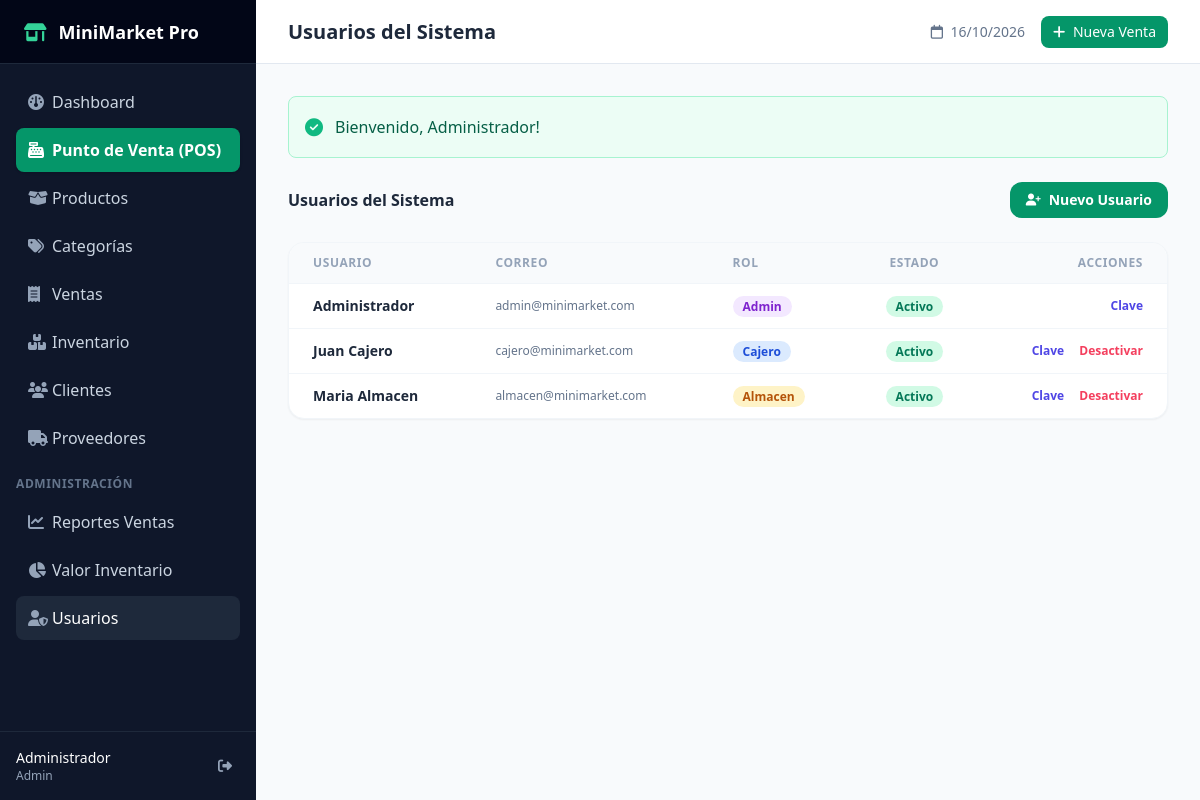
The app's page /users (signed in) with its own data.
### tables this page shows
CREATE TABLE `users` (
  `id`           INT UNSIGNED NOT NULL AUTO_INCREMENT,
  `name`         VARCHAR(100) NOT NULL,
  `email`        VARCHAR(150) NOT NULL UNIQUE,
  `password`     VARCHAR(255) NOT NULL,
  `role`         ENUM('admin','cajero','almacen') NOT NULL DEFAULT 'cajero',
  `is_active`    TINYINT(1) NOT NULL DEFAULT 1,
  `created_at`   TIMESTAMP NOT NULL DEFAULT CURRENT_TIMESTAMP,
  `updated_at`   TIMESTAMP NOT NULL DEFAULT CURRENT_TIMESTAMP ON UPDATE CURRENT_TIMESTAMP,
  PRIMARY KEY (`id`),
  INDEX `idx_email` (`email`),
  INDEX `idx_role`  (`role`)
);

### app/Views/users/index.php (the view, shortened to what the rows shown need)
<div class="space-y-6" x-data="{ openPassModal: false, selectedUserId: null }">
    <div class="flex items-center justify-between">
        <h2 class="text-base font-bold text-slate-800">Usuarios del Sistema</h2>
        <a href="/users/create" class="bg-emerald-600 hover:bg-emerald-500 text-white px-4 py-2 rounded-xl text-sm font-semibold transition flex items-center space-x-2">
            <i class="fa-solid fa-user-plus text-xs"></i>
            <span>Nuevo Usuario</span>
        </a>
    </div>
    <div class="bg-white rounded-2xl border border-slate-100 shadow-sm overflow-hidden">
        <table class="w-full text-left text-sm">
            <thead class="bg-slate-50 border-b border-slate-100 text-xs text-slate-400 uppercase tracking-wider">
                <tr>
                    <th class="py-3 px-6">Usuario</th>
                    <th class="py-3 px-6">Correo</th>
                    <th class="py-3 px-6">Rol</th>
                    <th class="py-3 px-6 text-center">Estado</th>
                    <th class="py-3 px-6 text-right">Acciones</th>
                </tr>
            </thead>
            <tbody class="divide-y divide-slate-100">
                <?php foreach ($users as $u): ?>
                    <tr class="hover:bg-slate-50 transition">
                        <td class="py-3 px-6 font-semibold text-slate-800"><?= htmlspecialchars($u['name']) ?></td>
                        <td class="py-3 px-6 text-slate-500 text-xs"><?= htmlspecialchars($u['email']) ?></td>
                        <td class="py-3 px-6">
                            <span class="px-2.5 py-0.5 rounded-full text-xs font-semibold capitalize <?= $u['role'] === 'admin' ? 'bg-purple-100 text-purple-700' : ($u['role'] === 'cajero' ? 'bg-blue-100 text-blue-700' : 'bg-amber-100 text-amber-700') ?>">
                                <?= htmlspecialchars($u['role']) ?>
                            </span>
                        </td>
                        <td class="py-3 px-6 text-center">
                            <span class="px-2.5 py-0.5 rounded-full text-xs font-semibold <?= $u['is_active'] ? 'bg-emerald-100 text-emerald-700' : 'bg-slate-100 text-slate-400' ?>">
                                <?= $u['is_active'] ? 'Activo' : 'Inactivo' ?>
                            </span>
                        </td>
                        <td class="py-3 px-6 text-right space-x-3 text-xs font-semibold">
                            <button @click="openPassModal = true; selectedUserId = <?= $u['id'] ?>" class="text-indigo-600 hover:text-indigo-800">
                                Clave
                            </button>
                            <?php if ($u['id'] !== Auth::id()): ?>
                                <form action="/users/<?= $u['id'] ?>/toggle" method="POST" class="inline">
                                    <button type="submit" class="<?= $u['is_active'] ? 'text-rose-500 hover:text-rose-700' : 'text-emerald-600 hover:text-emerald-800' ?>">
                                        <?= $u['is_active'] ? 'Desactivar' : 'Activar' ?>
                                    </button>
                                </form>
                            <?php endif; ?>
                        </td>
                    </tr>
                <?php endforeach; ?>
            </tbody>
        </table>
    </div>
</div>

### app/Views/layouts/main.php (shortened to what the rows shown need)
<?php
$user = Auth::user();
$flashSuccess = Session::getFlash('success');
?>
<!DOCTYPE html>
<html lang="es" class="h-full bg-slate-50">
<head>
    <script src="https://cdn.tailwindcss.com"></script>
    <link rel="stylesheet" href="https://cdnjs.cloudflare.com/ajax/libs/font-awesome/6.4.0/css/all.min.css">
</head>
<body class="h-full flex flex-col font-sans text-slate-800">
    <div class="flex h-full">
        <aside class="w-64 bg-slate-900 text-slate-300 flex flex-col shrink-0">
            <div class="h-16 flex items-center px-6 bg-slate-950 font-bold text-lg text-white border-b border-slate-800">
                <i class="fa-solid fa-shop text-emerald-400 mr-3"></i> MiniMarket Pro
            </div>
            <nav class="flex-1 px-4 py-4 space-y-1 overflow-y-auto">
                <a href="/dashboard" class="flex items-center px-3 py-2.5 rounded-lg hover:bg-slate-800 hover:text-white transition <?= str_starts_with($_SERVER['REQUEST_URI'], '/dashboard') ? 'bg-slate-800 text-white font-semibold' : '' ?>">
                    <i class="fa-solid fa-gauge w-6 text-slate-400"></i> Dashboard
                </a>
                <a href="/pos" class="flex items-center px-3 py-2.5 rounded-lg bg-emerald-600 hover:bg-emerald-500 text-white font-semibold transition mt-2 mb-2 shadow">
                    <i class="fa-solid fa-cash-register w-6"></i> Punto de Venta (POS)
                </a>
                <a href="/products" class="flex items-center px-3 py-2.5 rounded-lg hover:bg-slate-800 hover:text-white transition <?= str_starts_with($_SERVER['REQUEST_URI'], '/products') ? 'bg-slate-800 text-white' : '' ?>">
                    <i class="fa-solid fa-box-open w-6 text-slate-400"></i> Productos
                </a>
                <a href="/categories" class="flex items-center px-3 py-2.5 rounded-lg hover:bg-slate-800 hover:text-white transition <?= str_starts_with($_SERVER['REQUEST_URI'], '/categories') ? 'bg-slate-800 text-white' : '' ?>">
                    <i class="fa-solid fa-tags w-6 text-slate-400"></i> Categorías
                </a>
                <a href="/sales" class="flex items-center px-3 py-2.5 rounded-lg hover:bg-slate-800 hover:text-white transition <?= str_starts_with($_SERVER['REQUEST_URI'], '/sales') ? 'bg-slate-800 text-white' : '' ?>">
                    <i class="fa-solid fa-receipt w-6 text-slate-400"></i> Ventas
                </a>
                <a href="/inventory" class="flex items-center px-3 py-2.5 rounded-lg hover:bg-slate-800 hover:text-white transition <?= str_starts_with($_SERVER['REQUEST_URI'], '/inventory') ? 'bg-slate-800 text-white' : '' ?>">
                    <i class="fa-solid fa-boxes-stacked w-6 text-slate-400"></i> Inventario
                </a>
                <a href="/customers" class="flex items-center px-3 py-2.5 rounded-lg hover:bg-slate-800 hover:text-white transition <?= str_starts_with($_SERVER['REQUEST_URI'], '/customers') ? 'bg-slate-800 text-white' : '' ?>">
                    <i class="fa-solid fa-users w-6 text-slate-400"></i> Clientes
                </a>
                <a href="/suppliers" class="flex items-center px-3 py-2.5 rounded-lg hover:bg-slate-800 hover:text-white transition <?= str_starts_with($_SERVER['REQUEST_URI'], '/suppliers') ? 'bg-slate-800 text-white' : '' ?>">
                    <i class="fa-solid fa-truck w-6 text-slate-400"></i> Proveedores
                </a>
                <?php if (Auth::isAdmin()): ?>
                <div class="pt-3 pb-1 text-xs font-semibold uppercase tracking-wider text-slate-500">Administración</div>
                <a href="/reports/sales" class="flex items-center px-3 py-2.5 rounded-lg hover:bg-slate-800 hover:text-white transition <?= str_starts_with($_SERVER['REQUEST_URI'], '/reports/sales') ? 'bg-slate-800 text-white' : '' ?>">
                    <i class="fa-solid fa-chart-line w-6 text-slate-400"></i> Reportes Ventas
                </a>
                <a href="/reports/inventory" class="flex items-center px-3 py-2.5 rounded-lg hover:bg-slate-800 hover:text-white transition <?= str_starts_with($_SERVER['REQUEST_URI'], '/reports/inventory') ? 'bg-slate-800 text-white' : '' ?>">
                    <i class="fa-solid fa-chart-pie w-6 text-slate-400"></i> Valor Inventario
                </a>
                <a href="/users" class="flex items-center px-3 py-2.5 rounded-lg hover:bg-slate-800 hover:text-white transition <?= str_starts_with($_SERVER['REQUEST_URI'], '/users') ? 'bg-slate-800 text-white' : '' ?>">
                    <i class="fa-solid fa-user-shield w-6 text-slate-400"></i> Usuarios
                </a>
                <?php endif; ?>
            </nav>
            <div class="p-4 border-t border-slate-800 flex items-center justify-between text-sm">
                <div>
                    <div class="font-medium text-white"><?= htmlspecialchars($user['name'] ?? 'Usuario') ?></div>
                    <div class="text-xs text-slate-400 capitalize"><?= htmlspecialchars($user['role'] ?? '') ?></div>
                </div>
                <a href="/logout" title="Cerrar Sesión" class="text-slate-400 hover:text-rose-400 transition p-2">
                    <i class="fa-solid fa-right-from-bracket"></i>
                </a>
            </div>
        </aside>
        <div class="flex-1 flex flex-col overflow-hidden">
            <header class="h-16 bg-white border-b border-slate-200 flex items-center justify-between px-8 shrink-0">
                <h1 class="text-xl font-bold text-slate-800"><?= htmlspecialchars($title ?? '') ?></h1>
                <div class="flex items-center space-x-4">
                    <span class="text-sm text-slate-500"><i class="fa-regular fa-calendar mr-1"></i> <?= date('d/m/Y') ?></span>
                    <a href="/pos" class="bg-emerald-600 text-white px-3 py-1.5 rounded-lg text-sm font-medium hover:bg-emerald-700 transition">
                        <i class="fa-solid fa-plus mr-1"></i> Nueva Venta
                    </a>
                </div>
            </header>
            <main class="flex-1 overflow-y-auto p-8 bg-slate-50">
                <?php if ($flashSuccess): ?>
                    <div class="mb-6 p-4 rounded-lg bg-emerald-50 border border-emerald-200 text-emerald-800 flex items-center">
                        <i class="fa-solid fa-circle-check text-emerald-500 mr-3 text-lg"></i>
                        <span><?= htmlspecialchars($flashSuccess) ?></span>
                    </div>
                <?php endif; ?>
                <?= $content ?? '' ?>
            </main>
        </div>
    </div>
</body>
</html>

### records on screen
users: name "Administrador", role "Admin", email "admin@minimarket.com", is_active "Activo"
users: name "Juan Cajero", email "cajero@minimarket.com", role "Cajero", is_active "Activo"
users: name "Maria Almacen", email "almacen@minimarket.com", role "Almacen", is_active "Activo"

### other values on screen
$title "Usuarios del Sistema"
$flashSuccess "Bienvenido, Administrador!"
